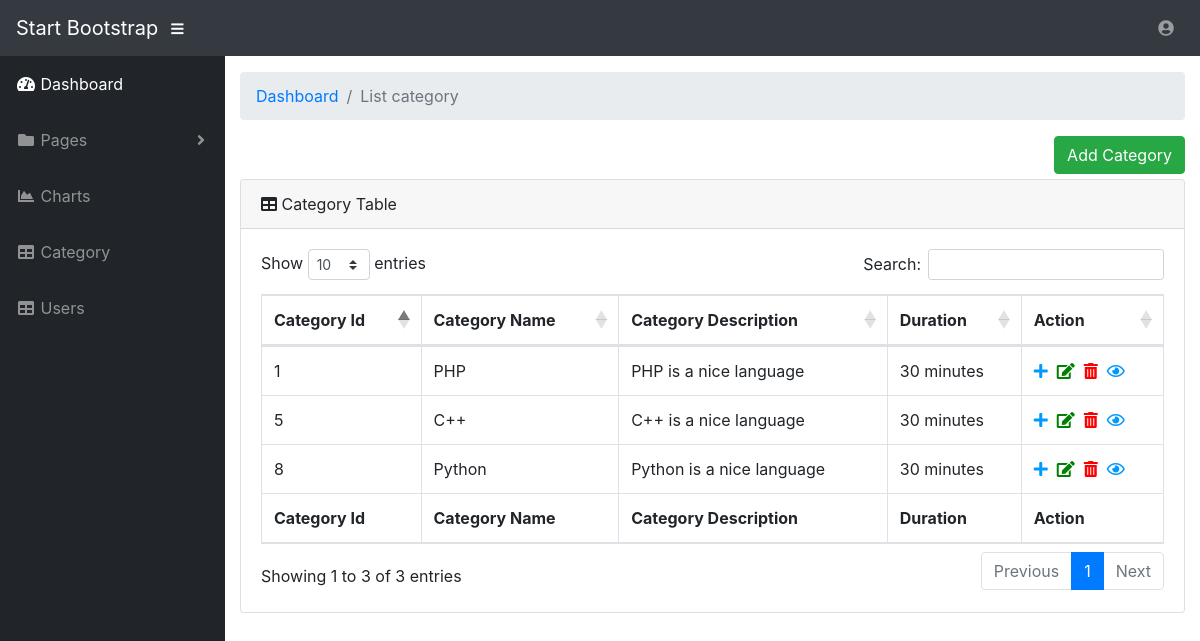
Screenshot of /category.php (signed in) with the database file from the repository.
### tables this page shows
CREATE TABLE `category` (
  `id` int(11) NOT NULL,
  `category_name` varchar(100) NOT NULL,
  `category_des` text NOT NULL,
  `time` decimal(2,1) NOT NULL,
  `created_at` timestamp NOT NULL DEFAULT CURRENT_TIMESTAMP,
  `updated_at` timestamp NOT NULL DEFAULT CURRENT_TIMESTAMP ON UPDATE CURRENT_TIMESTAMP
);

### category.php (the view, shortened to what this page needs)
<?php
include "con.php";
if (isset($_SESSION["username"]) || isset($_COOKIE["username"])) {?>
<!DOCTYPE html>
<html lang="en">
  <head>
    <link href="vendor/bootstrap/css/bootstrap.min.css" rel="stylesheet">
    <link href="vendor/fontawesome-free/css/all.min.css" rel="stylesheet" type="text/css">
    <link href="vendor/datatables/dataTables.bootstrap4.css" rel="stylesheet">
    <link href="css/sb-admin.css" rel="stylesheet">
<link rel="stylesheet" href="https://use.fontawesome.com/releases/v5.2.0/css/all.css">
  </head>
  <body id="page-top">
    <nav class="navbar navbar-expand navbar-dark bg-dark static-top">
      <a class="navbar-brand mr-1" href="index.php">Start Bootstrap</a>
      <button class="btn btn-link btn-sm text-white order-1 order-sm-0" id="sidebarToggle" href="#">
        <i class="fas fa-bars"></i>
      </button>
      <ul class="navbar-nav ml-auto ml-md-0">
        <li class="nav-item dropdown no-arrow">
          <a class="nav-link dropdown-toggle" href="#" id="userDropdown" role="button" data-toggle="dropdown" aria-haspopup="true" aria-expanded="false">
            <i class="fas fa-user-circle fa-fw"></i>
          </a>
        </li>
      </ul>
    </nav>
    <div id="wrapper">
      <ul class="sidebar navbar-nav">
        <li class="nav-item active">
          <a class="nav-link" href="index.php">
            <i class="fas fa-fw fa-tachometer-alt"></i>
            <span>Dashboard</span>
          </a>
        </li>
        <li class="nav-item dropdown">
          <a class="nav-link dropdown-toggle" href="#" id="pagesDropdown" role="button" data-toggle="dropdown" aria-haspopup="true" aria-expanded="false">
            <i class="fas fa-fw fa-folder"></i>
            <span>Pages</span>
          </a>
        </li>
        <li class="nav-item">
          <a class="nav-link" href="charts.html">
            <i class="fas fa-fw fa-chart-area"></i>
            <span>Charts</span></a>
        </li>
        <li class="nav-item">
          <a class="nav-link" href="category.php">
            <i class="fas fa-fw fa-table"></i>
            <span>Category</span></a>
        </li>
        <li class="nav-item">
          <a class="nav-link" href="usermanagement.php">
            <i class="fas fa-fw fa-table"></i>
            <span>Users</span></a>
        </li>
      </ul>
      <div id="content-wrapper">
        <div class="container-fluid">
          <ol class="breadcrumb">
            <li class="breadcrumb-item">
              <a href="#">Dashboard</a>
            </li>
            <li class="breadcrumb-item active">List category</li>
          </ol>
          <?php
          $query="select id, category_name,category_des,time from category";
          $result=mysqli_query($con,$query);
           ?>
          <div  style="float: right; padding-bottom: 5px;">
              <a class="btn btn-success" href="add-category.php">
  Add Category
</a>
            </div>
            <div class="clearfix"></div>
          <div class="card mb-3">
            <div class="card-header">
              <i class="fas fa-table"></i>
              Category Table </div>
            <div class="card-body">
              <div class="table-responsive">
                <table class="table table-bordered" id="dataTable" width="100%" cellspacing="0">
                  <thead>
                    <tr>
                      <th>Category Id</th>
                      <th>Category Name</th>
                      <th>Category Description</th>
                      <th>Duration</th>
                      <th>Action</th>
                    </tr>
                  </thead>
                  <tfoot>
                    <tr>
                      <th>Category Id</th>
                      <th>Category Name</th>
                      <th>Category Description</th>
                      <th>Duration</th>
                      <th>Action</th>
                    </tr>
                  </tfoot>
                  <tbody>
                    <?php while ($arr=mysqli_fetch_array($result,MYSQLI_BOTH)):
                      ?>
                    <tr>
                      <td><?php echo $arr['id'] ?></td>
                      <td><?php echo $arr['category_name'] ?></td>
                      <td><?php echo $arr['category_des'] ?></td>
                      <td><?php if($arr['time']=="0.5") echo "30 minutes"; else echo $arr['time']." hour" ?></td>
                      <td><a href="add-question.php?id=<?php echo $arr['id']; ?>"><i class="fas fa-plus" style="color: #0099ff;"></i></a>&nbsp&nbsp<a href="edit-category.php?id=<?php echo $arr['id']; ?>"><i class="fas fa-edit" style="color: green;"></i></a>&nbsp&nbsp<a href="delete-category.php?id=<?php echo $arr['id']; ?>"><i class="fas fa-trash-alt" style="color: red;"></i></a>&nbsp&nbsp<a href="questionmanagement.php?id=<?php echo $arr['id']; ?>"><i class="far fa-eye" style="color: #0099ff;"></i></td>
                    </tr>
                    <?php endwhile; ?>
                  </tbody>
                </table>
              </div>
            </div>
          </div>
        </div>
        </div>
      </div>
  </body>
</html>
<?php }
else
  {
    header("Location: admin-login.php");
  }?>

### css/sb-admin.css (style rules this page uses)
html { position: relative; min-height: 100%; }
body { height: 100%; }
#wrapper { display: -webkit-box; display: -ms-flexbox; display: flex; }
#wrapper #content-wrapper { overflow-x: hidden; width: 100%; padding-top: 1rem; padding-bottom: 80px; }
.navbar-nav .nav-item.active .nav-link { color: #fff; }
.navbar-nav .nav-item.dropdown .dropdown-toggle::after { width: 1rem; text-align: center; float: right; vertical-align: 0; border: 0; font-weight: 900; content: '\f105'; font-family: 'Font Awesome 5 Free'; }
.navbar-nav .nav-item.dropdown.no-arrow .dropdown-toggle::after { display: none; }
.sidebar { width: 90px !important; background-color: #212529; min-height: calc(100vh - 56px); }
.sidebar .nav-item:last-child { margin-bottom: 1rem; }
.sidebar .nav-item .nav-link { text-align: center; padding: 0.75rem 1rem; width: 90px; }
.sidebar .nav-item .nav-link span { font-size: 0.65rem; display: block; }
.sidebar .nav-item.dropdown .dropdown-toggle::after { display: none; }
.sidebar .nav-item .nav-link { color: rgba(255, 255, 255, 0.5); }
@media (min-width: 768px) { .sidebar { width: 225px !important; } }
@media (min-width: 768px) { .sidebar .nav-item .nav-link { display: block; width: 100%; text-align: left; padding: 1rem; width: 225px; } }
@media (min-width: 768px) { .sidebar .nav-item .nav-link span { font-size: 1rem; display: inline; } }
@media (min-width: 768px) { .sidebar .nav-item.dropdown .dropdown-toggle::after { display: block; } }
:root { --input-padding-x: 0.75rem; --input-padding-y: 0.75rem; }

### rows the page displays
category: id "1", category_name "PHP", category_des "PHP is a nice language", time "30 minutes"
category: id "5", category_name "C++", category_des "C++ is a nice language", time "30 minutes"
category: id "8", category_name "Python", category_des "Python is a nice language", time "30 minutes"
